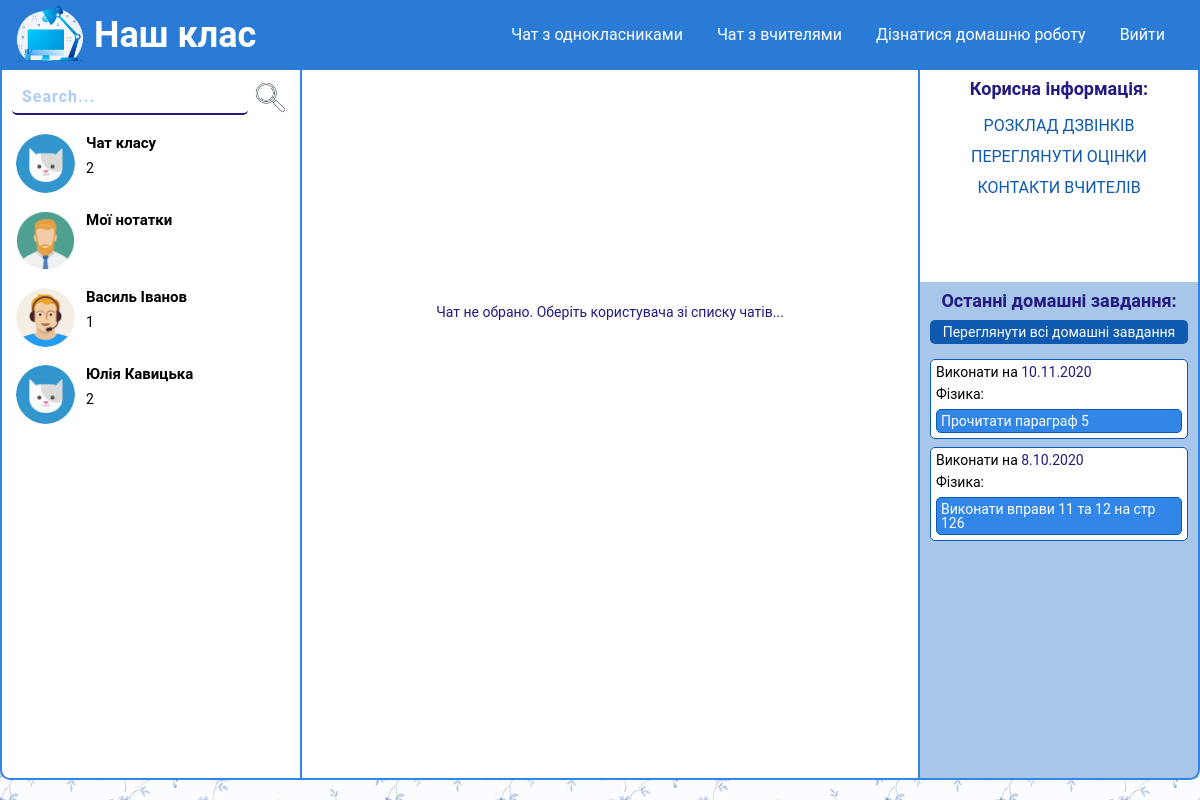
Page /pages/child-chat.php (signed in) on the committed database.
### tables this page shows
CREATE TABLE `contacts` (
  `id` int(11) NOT NULL,
  `name` varchar(255) NOT NULL,
  `user_status` int(20) NOT NULL,
  `image` varchar(255) NOT NULL,
  `phone` varchar(255) NOT NULL,
  `about` text NOT NULL,
  `login` varchar(255) NOT NULL,
  `password` varchar(255) NOT NULL,
  `last_message` text NOT NULL,
  `time` time NOT NULL DEFAULT current_timestamp(),
  `subject` varchar(100) NOT NULL
);

CREATE TABLE `homework` (
  `id` int(10) NOT NULL,
  `subject` int(10) NOT NULL,
  `day` varchar(20) NOT NULL,
  `homework` text NOT NULL
);

### modules/chats-block.php (the view)
<ul id="replace">
<?php
	include $_SERVER['DOCUMENT_ROOT'] . "/configs/db.php";
	if(isset($_COOKIE["teacher"])){
		$findUser = $_COOKIE["teacher"];
		if(isset($chat) && $nameChat ==  'teacher'){
			$chatsSql = "SELECT * FROM contacts WHERE name LIKE '%" . $chat . "%' AND user_status=0";
		}else{
			$chatsSql = "SELECT * FROM contacts WHERE user_status = 0";
		}
	}else{
		$findUser = $_COOKIE["student"];
		if(isset($chat) && $nameChat ==  'child'){
			$chatsSql = "SELECT * FROM contacts WHERE name LIKE '%" . $chat . "%' AND user_status=0";
		}else if(isset($chat) && $nameChat ==  'student'){
			$chatsSql = "SELECT * FROM contacts WHERE name LIKE '%" . $chat . "%' AND user_status=1";
		}else if(stristr($_SERVER['REQUEST_URI'],  '/pages/child-chat.php')){
			$chatsSql = "SELECT * FROM contacts WHERE user_status = 0";
		}else if(stristr($_SERVER['REQUEST_URI'],  '/pages/teacher-chat.php')){
			$chatsSql = "SELECT * FROM contacts WHERE user_status = 1";
		}
	}
	$chatResult = mysqli_query($connect, $chatsSql);
	if(mysqli_num_rows($chatResult) != 0){
		while($user = mysqli_fetch_assoc($chatResult)){
			?>
			<li <?php if(isset($_GET["chat_id"]) && $_GET["chat_id"] == $user["id"]){ echo "class='active-chat'"; } ?>>
				<a class="avatar" href="<?php if(stristr($_SERVER['REQUEST_URI'],  '/pages/teacher-chat.php')){ echo "/pages/teacher-chat.php?user_id=" . $user["id"];  }else{ echo "/pages/child-chat.php?user_id=" . $user["id"]; } ?>">
					<img src="<?php if($user["image"] == ""){ echo "/images/not-find.png"; }else{ echo $user["image"]; }  ?>" alt="user">
				</a>
				<a id="infos-chat" href="<?php if(stristr($_SERVER['REQUEST_URI'],  '/pages/teacher-chat.php') || (isset($nameChat) && $nameChat ==  'teacher')){ echo "/pages/teacher-chat.php?chat_id=" . $user["id"];  }else{ echo "/pages/child-chat.php?chat_id=" . $user["id"]; } ?>">
					<h2><?php if($user["id"] == $findUser){ echo "Мої нотатки"; }else{ echo $user["name"]; }  ?></h2>
					<p><?php if($user["id"] == $findUser){ echo ""; }else{ echo $user["last_message"]; }  ?></p>
				</a>
			</li>
			<?php
		}
	}else{
		echo "<h2 class=\"chose-contact\">Пошук не дав результатів.</h2>";
	}
?>
</ul>

### pages/child-chat.php (shortened to what this page needs)
<?php
	include $_SERVER['DOCUMENT_ROOT'] . "/configs/db.php";
?>
<!DOCTYPE html>
<html lang="en">
<head>
	<link rel="stylesheet" type="text/css" href="/style/style.css">
	<link rel="stylesheet" type="text/css" href="/style/chat.css">
</head>
<body>
	<?php
		include $_SERVER['DOCUMENT_ROOT'] . "/pice-of-site/header.php";
	?>
	<main>
		<div id="content">
			<aside id="users">
				<form method="POST" id="search" action="http://class.local/modules/sql-find-user.php">
					<input type="text" name="find-user" placeholder="Search...">
					<button type="submit" name="find">
						<img src="/images/search.png" alt="search">
					</button >
				</form>
				<div id="chat-list">
					<?php include $_SERVER['DOCUMENT_ROOT'] . "/modules/chats-block.php" ?>
				</div>
			</aside>
			<section id="message-story">
				<div id="messages">
					<?php
					include $_SERVER['DOCUMENT_ROOT'] . "/modules/message-block.php";
					?>
				</div>
			</section>
			<section class="actions">
				<div class="actions__info">
					<p>Корисна інформація:</p>
					<a href="/pages/lessons.php" target="_blank">Розклад дзвінків</a>
					<a href="/pages/rating.php" target="_blank">Переглянути оцінки</a>
					<a href="/pages/contacts.php" target="_blank">Контакти вчителів</a>
				</div>
				<div class="homework-block">
					<p>Останні домашні завдання:</p>
					<a href="/pages/homework.php" target="_blank">Переглянути всі домашні завдання</a>
					<ul class="homework">
						<?php include $_SERVER['DOCUMENT_ROOT'] . "/modules/last-homework.php" ?>
					</ul>
				</div>
			</section>
		</div>
	</main>
</body>
</html>

### pice-of-site/header.php
<header class="header">
	<a href="/" id="logo">
		<img src="/images/ic.png" alt="logo">
		<span>
			<b>Наш клас</b>
		</span>
	</a>
	<div class="menu">
		<?php
			if(isset($_COOKIE["teacher"])){
		?>
				<a href="/pages/admin-rating.php">Оцінки</a>
				<a href="/pages/admin-homework.php">Домашнє завдання</a>
				<a href="/pages/teacher-chat.php">Чат з учнями</a>
				<a href="/log-out.php">Вийти</a>
		<?php
			}elseif(isset($_COOKIE["student"])){
		?>
				<a href="/pages/child-chat.php">Чат з однокласниками</a>
				<a href="/pages/teacher-chat.php">Чат з вчителями</a>
				<a href="/pages/homework.php">Дізнатися домашню роботу</a>
				<a href="/log-out.php">Вийти</a>
		<?php
			}else{
		?>
				<a href="/registration.php">Зареєструватися</a>
				<a href="/log-in.php">Увійти</a>
		<?php
			}
		?>
	</div>
</header>

### modules/message-block.php
<ul>
	<?php
	include $_SERVER['DOCUMENT_ROOT'] . "/configs/db.php";
		if(isset($_GET["chat_id"]) || isset($recipient)){
			if(isset($_COOKIE["student"])){
				$user = $_COOKIE["student"];
			}else{
				$user = $_COOKIE["teacher"];
			}
			if(isset($recipientUserId)){
				$recipient = $recipientUserId;
			}else if(isset($_GET["chat_id"])){
				$recipient = $_GET["chat_id"];
			}
			if((isset($_GET["chat_id"]) && $_GET["chat_id"] == 1) || (isset($recipient) && $recipient == 1)){
				$chatSql = "SELECT * FROM messages WHERE recipient_id = 1";
			}else{
				$chatSql = "SELECT * FROM messages WHERE sender_id = " . $user . " AND recipient_id = " . $recipient .
			" OR sender_id = " . $recipient . " AND recipient_id = " . $user;
			}
			$chatResult = $connect -> query($chatSql);
			$chatQuantity = mysqli_num_rows($chatResult);
			if($chatQuantity > 0){
				while($message = mysqli_fetch_assoc($chatResult)){
					$avatarSql = "SELECT * FROM contacts WHERE id = " . $message["sender_id"];
					$avatatResult = $connect -> query($avatarSql);
					$findUser = mysqli_fetch_assoc($avatatResult);
					?>
						<li>
							<a class="avatar" href="<?php if(stristr($_SERVER['REQUEST_URI'],  '/pages/teacher-chat.php')){ echo "/pages/teacher-chat.php?user_id=" . $findUser["id"];  }else{ echo "/pages/child-chat.php?user_id=" . $findUser["id"]; } ?>">
								<img src="<?php if($findUser["image"] == ""){ echo "/images/not-find.png"; }else{ echo $findUser["image"]; }  ?>" alt="user">
							</a>
							<div id="infos-chat">
								<h2><?php echo $findUser["name"]  ?></h2>
								<p><?php echo $message["message"] ?></p>
							</div>
							<div class="time"><?php echo $message["time"] ?></div>
						</li>
					<?php
				}
			}else{
				echo "<h2 class=\"chose-contact\">Повідомлень немає.</h2>";
			}
		}else{
			echo "<h2 class=\"chose-contact\">Чат не обрано. Оберіть користувача зі списку чатів...</h2>";
		}
	?>
</ul>

### modules/last-homework.php (shortened to what this page needs)
<?php
	include $_SERVER['DOCUMENT_ROOT'] . "/configs/db.php";
	$homeworkSql = "SELECT * FROM homework";
	$homeResult = $connect->query($homeworkSql);
	$quant = mysqli_num_rows($homeResult);
	if($quant < 5){
		while($homework = mysqli_fetch_assoc($homeResult)){
			$subjectSql = "SELECT * FROM contacts WHERE id=" . $homework["subject"];
			$teacherResult = mysqli_query($connect, $subjectSql);
			$teacher = mysqli_fetch_assoc($teacherResult);
?>
			<li class="home__item">
				<p>Виконати на <span><?php echo $homework["day"] ?></span></p>
				<p><?php echo $teacher["subject"] ?>:</p>
				<p><?php echo $homework["homework"] ?></p>
			</li>
<?php
		}
}
?>

### style/style.css (style rules this page uses)
* { padding: 0; margin: 0; border: 0; }
*, *:before, *:after { -moz-box-sizing: border-box; -webkit-box-sizing: border-box; box-sizing: border-box; }
nav, footer, header, aside { display: block; }
html, body { height: 100%; width: 100%; font-size: 100%; line-height: 1; font-size: 14px; -ms-text-size-adjust: 100%; -moz-text-size-adjust: 100%; -webkit-text-size-adjust: 100%; }
button { cursor: pointer; }
a, a:visited { text-decoration: none; }
ul li { list-style: none; }
img { vertical-align: top; }
h1, h2, h3, h4, h5, h6 { font-size: inherit; font-weight: 400; }
body, input, input::placeholder, select, option { font-family: "Roboto", sans-serif; }
.header, footer { width: 100%; height: 70px; background: #2a7bd6; display: flex; color: #fff; justify-content: space-between; }
.header a, footer a { display: inline-block; color: #fff; line-height: 70px; padding: 0px 15px; transition: 0.5s; }
.header #logo, footer #logo { color: #fff; font-size: 36px; line-height: 70px; }
.header img, footer img { height: 70px; }
.header .menu, footer .menu { line-height: 70px; font-size: 16px; margin: 0px 20px 0px 0px; }
.chose-contact { color: #231b80; text-align: center; margin-top: 235px; }

### style/chat.css (style rules this page uses)
body { background: url(../images/bg.jpg); }
main { height: calc(100vh - 90px); }
#content { max-width: 1250px; margin: 0 auto; height: 100%; background: #fff; border: 2px solid #3186e8; border-top: none; border-bottom-left-radius: 10px; border-bottom-right-radius: 10px; display: flex; }
#users { max-width: 300px; border-right: 2px solid #3186e8; height: 100%; overflow: hidden; min-width: 300px; }
#search { width: 100%; height: 45px; padding: 10px 10px 0; margin: 0px 0px 10px 0px; }
#search button { display: inline-block; height: 100%; width: 30px; border: none; background: transparent; padding: 0; outline: none; cursor: pointer; border-radius: 5px; }
#search button img { width: auto; height: 100%; }
#search input { float: left; height: 100%; width: 85%; padding: 0px 10px; border: none; border-bottom: 2px solid #231b80; outline: none; transition: all 0.5s; border-radius: 5px; margin: 0px 5px 0px 0px; font-size: 16px; color: #231b80; letter-spacing: 1px; font-weight: bolder; }
#search input::placeholder, textarea::placeholder { transition: all 0.5s; font-size: 16px; color: #3186e867; }
#chat-list { padding: 0 10px; height: calc(100% - 55px); overflow-y: auto; }
#chat-list ul { display: -ms-flexbox; display: -webkit-flex; display: flex; flex-direction: column; }
#chat-list ul li { display: -ms-flexbox; display: -webkit-flex; display: flex; max-height: 75px; margin: 3px 0px; padding: 5px 3px; border-radius: 5px; min-height: 70px; }
#chat-list ul li .avatar { flex: 0 0 60px; border-radius: 50%; overflow: hidden; border: 1px solid #fff; min-height: 61px; min-width: 61px; }
#chat-list ul li .avatar img { display: block; width: 100%; height: auto; }
#chat-list ul li #infos-chat { flex-grow: 1; }
#infos-chat { padding: 3px 10px; flex-grow: 1; }
#infos-chat h2 { font-weight: bold; margin: 0px 0px 10px 0px; font-size: 15px; }
#chat-list #infos-chat p { width: 125px; text-overflow: ellipsis; overflow: hidden; white-space: nowrap; }
#chat-list a { color: #000; }
#message-story { display: flex; flex-direction: column; flex-grow: 1; height: 100%; }
#messages { overflow-y: auto; flex-grow: 1; padding: 0px 0px 10px 0px; }
.actions { width: 280px; border-left: 2px solid #3186e8; display: flex; flex-direction: column; overflow-y: auto; }
.actions__info { flex-basis: 30%; padding: 10px; }
.actions__info a { display: block; color: #0f5ab1; font-size: 16px; text-transform: uppercase; margin: 0px 0px 15px 0px; text-align: center; }
.homework-block { flex-basis: 70%; }
.homework-block { background-color: #3a7fce71; padding: 10px; }
.actions__info p, .homework-block > p { text-align: center; color: #231b80; font-size: 18px; font-weight: bold; margin: 0px 0px 10px 0px; }
.actions__info p { margin: 0px 0px 20px 0px; }
.homework-block a { text-align: center; display: block; margin: 0px 0px 15px 0px; color: #fff; background-color: #0f5ab1; font-size: 14px; padding: 5px 0px; border-radius: 5px; }
.home__item { background-color: #fff; border-radius: 5px; padding: 5px; border: 1px solid #0f5ab1; margin: 0px 0px 8px 0px; }
.home__item span { color: #231b80; }
.home__item p { margin: 0px 0px 8px 0px; }
.home__item p:last-child { margin: 0px 0px 0px 0px; padding: 4px; border: 1px solid #0f5ab1; border-radius: 5px; background-color: #3186e8; color: #fff; }

### rows in the picture
contacts: name "Чат класу", last_message "2"
contacts: image (picture), shows "Мої нотатки"
contacts: image (picture), name "Василь Іванов", last_message "1"
contacts: name "Юлія Кавицька", last_message "2"
homework: day "10.11.2020", contacts.subject "Фізика", homework "Прочитати параграф 5"
homework: day "8.10.2020", contacts.subject "Фізика", homework "Виконати вправи 11 та 12 на стр 126"
